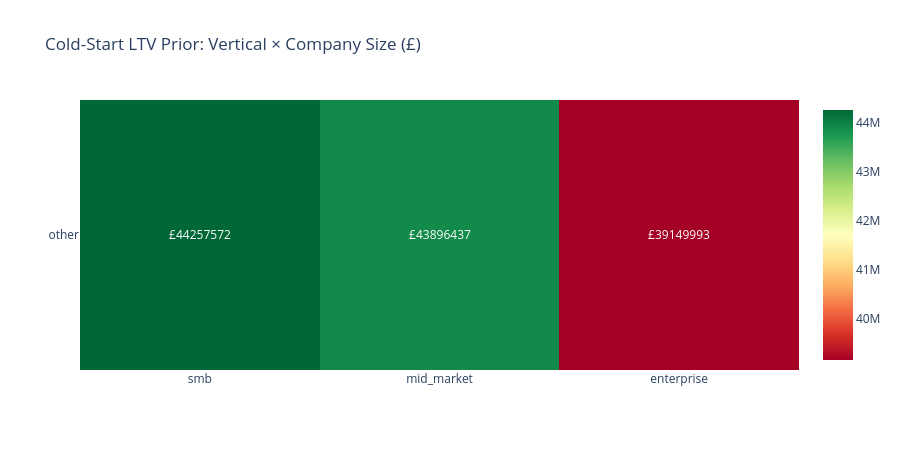

Source (notebook cell):
### Code cell
# LTV heatmap by vertical × company_size
heatmap_data = (
    lookup_df
    .group_by(['vertical', 'company_size'])
    .agg(pl.col('ltv_36m_estimate').mean().alias('avg_ltv'))
    .sort('avg_ltv', descending=True)
)

pivot = heatmap_data.pivot(
    values='avg_ltv', index='vertical', on='company_size', aggregate_function='first'
)
verticals = pivot['vertical'].to_list()
sizes     = [c for c in pivot.columns if c != 'vertical']
z         = pivot.select(sizes).to_numpy()

fig = go.Figure(go.Heatmap(
    z=z, x=sizes, y=verticals,
    colorscale='RdYlGn',
    text=[[f'£{v:.0f}' if v else '' for v in row] for row in z.tolist()],
    texttemplate='%{text}',
))
fig.update_layout(
    title='Cold-Start LTV Prior: Vertical × Company Size (£)',
    height=450,
)
fig.show()

### Figure 1 — Plotly figure (JSON) as saved in the notebook; plotly's stock layout.template omitted (floating-point values rounded to 4 significant figures)
{"data": [{"colorscale": [[0, "rgb(165,0,38)"], [0.1, "rgb(215,48,39)"], [0.2, "rgb(244,109,67)"], [0.3, "rgb(253,174,97)"], [0.4, "rgb(254,224,139)"], [0.5, "rgb(255,255,191)"], [0.6, "rgb(217,239,139)"], [0.7, "rgb(166,217,106)"], [0.8, "rgb(102,189,99)"], [0.9, "rgb(26,152,80)"], [1, "rgb(0,104,55)"]], "text": [["£44257572", "£43896437", "£39149993"]], "texttemplate": "%{text}", "type": "heatmap", "x": ["smb", "mid_market", "enterprise"], "y": ["other"], "z": [[44260000.0, 43900000.0, 39150000.0]]}], "layout": {"height": 450, "title": {"text": "Cold-Start LTV Prior: Vertical × Company Size (£)"}}}
